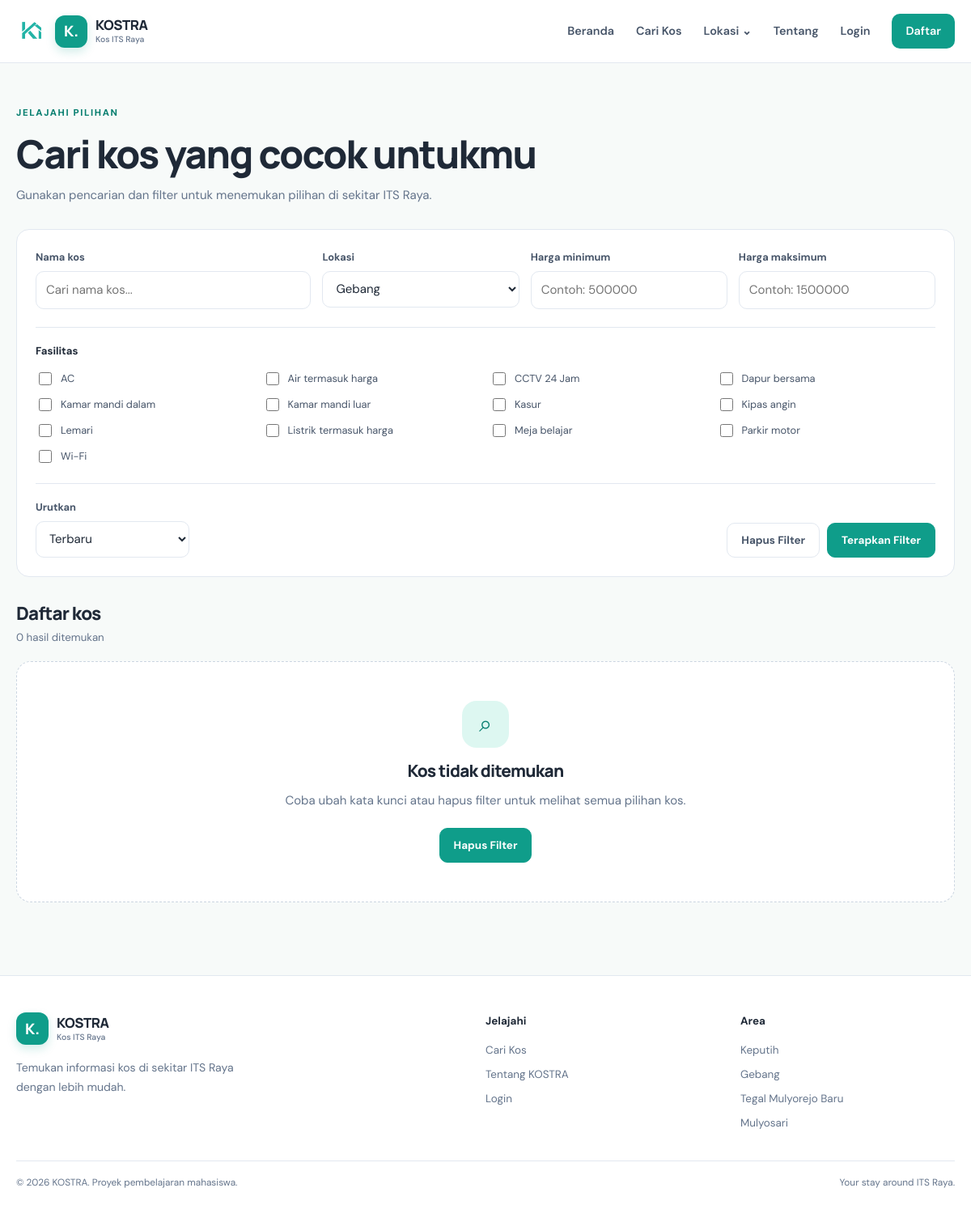
Page /kos.php?lokasi=2 on the committed database.
### tables this page shows
CREATE TABLE fasilitas (
  id INT UNSIGNED AUTO_INCREMENT PRIMARY KEY,
  nama_fasilitas VARCHAR(100) NOT NULL,
  status_aktif TINYINT(1) NOT NULL DEFAULT 1,
  created_at TIMESTAMP NOT NULL DEFAULT CURRENT_TIMESTAMP,
  INDEX idx_fasilitas_aktif (status_aktif)
);

### config/koneksi.php (called while the page is built, shortened)
<?php
function e($value): string { return htmlspecialchars((string)$value, ENT_QUOTES | ENT_SUBSTITUTE, 'UTF-8'); }
?>

### kos.php (the view, shortened to what this page needs)
<?php
require_once __DIR__ . '/config/koneksi.php';
$lokasiList = $pdo->query("SELECT id,nama_lokasi FROM lokasi WHERE status_aktif=1 ORDER BY nama_lokasi")->fetchAll();
$fasilitasList = $pdo->query("SELECT id,nama_fasilitas FROM fasilitas WHERE status_aktif=1 ORDER BY nama_fasilitas")->fetchAll();
$q = trim($_GET['q'] ?? '');
$lokasiId = filter_input(INPUT_GET, 'lokasi', FILTER_VALIDATE_INT) ?: 0;
$min = isset($_GET['min']) && $_GET['min'] !== '' ? max(0, (int)$_GET['min']) : null;
$max = isset($_GET['max']) && $_GET['max'] !== '' ? max(0, (int)$_GET['max']) : null;
$sort = $_GET['sort'] ?? 'terbaru';
$selectedFacilities = array_values(array_filter(array_map('intval', (array)($_GET['fasilitas'] ?? [])), fn($id) => $id > 0));
$where = ["k.status_aktif=1"]; $params = [];
if ($lokasiId > 0) { $where[] = "k.lokasi_id=?"; $params[] = $lokasiId; }
$order = match ($sort) { 'termurah' => 'k.harga ASC', 'termahal' => 'k.harga DESC', default => 'k.created_at DESC' };
$sql = "SELECT k.*, l.nama_lokasi, (SELECT f.path_file FROM foto_kos f WHERE f.kos_id=k.id ORDER BY f.is_utama DESC, f.id ASC LIMIT 1) AS foto FROM kos k JOIN lokasi l ON l.id=k.lokasi_id WHERE ".implode(' AND ', $where)." ORDER BY $order";
$stmt = $pdo->prepare($sql); $stmt->execute($params); $kosList = $stmt->fetchAll();
require __DIR__ . '/includes/header.php'; require __DIR__ . '/includes/navbar.php';
?>
<main class="page-main"><div class="container">
  <div class="page-intro"><span class="eyebrow">JELAJAHI PILIHAN</span><h1>Cari kos yang cocok untukmu</h1><p>Gunakan pencarian dan filter untuk menemukan pilihan di sekitar ITS Raya.</p></div>
  <form class="filter-panel" method="get" action="kos.php">
    <div class="filter-main"><label class="field"><span>Nama kos</span><input type="search" name="q" value="<?= e($q) ?>" placeholder="Cari nama kos..."></label>
      <label class="field"><span>Lokasi</span><select name="lokasi"><option value="">Semua lokasi</option><?php foreach ($lokasiList as $l): ?><option value="<?= (int)$l['id'] ?>" <?= $lokasiId===(int)$l['id']?'selected':'' ?>><?= e($l['nama_lokasi']) ?></option><?php endforeach; ?></select></label>
      <label class="field"><span>Harga minimum</span><input type="number" min="0" name="min" value="<?= $min !== null ? (int)$min : '' ?>" placeholder="Contoh: 500000"></label>
      <label class="field"><span>Harga maksimum</span><input type="number" min="0" name="max" value="<?= $max !== null ? (int)$max : '' ?>" placeholder="Contoh: 1500000"></label>
    </div>
    <div class="facility-filter"><strong>Fasilitas</strong><div class="check-grid"><?php foreach ($fasilitasList as $f): ?><label class="check-option"><input type="checkbox" name="fasilitas[]" value="<?= (int)$f['id'] ?>" <?= in_array((int)$f['id'],$selectedFacilities,true)?'checked':'' ?>><span><?= e($f['nama_fasilitas']) ?></span></label><?php endforeach; ?></div></div>
    <div class="filter-actions"><label class="field sort-field"><span>Urutkan</span><select name="sort"><option value="terbaru" <?= $sort==='terbaru'?'selected':'' ?>>Terbaru</option></select></label><div class="button-row"><a class="btn btn-outline" href="kos.php">Hapus Filter</a><button class="btn btn-primary" type="submit">Terapkan Filter</button></div></div>
  </form>
  <div class="results-heading"><div><h2>Daftar kos</h2><p><?= count($kosList) ?> hasil ditemukan</p></div></div>
  <?php if ($kosList): ?><div class="kos-grid"><?php foreach ($kosList as $item): ?><article class="kos-card"><a class="kos-photo" href="detail-kos.php?id=<?= (int)$item['id'] ?>"><?php if ($item['foto']): ?><img src="<?= e($item['foto']) ?>" alt="<?= e($item['nama_kos']) ?>"><?php else: ?><div class="photo-placeholder"><span>⌂</span><small>Foto kos belum tersedia</small></div><?php endif; ?><span class="status-badge <?= (int)$item['jumlah_kamar_tersedia']>0?'available':'full' ?>"><?= (int)$item['jumlah_kamar_tersedia']>0?'Tersedia':'Penuh' ?></span></a><div class="kos-card-body"><span class="location-label"><?= e($item['nama_lokasi']) ?></span><h3><a href="detail-kos.php?id=<?= (int)$item['id'] ?>"><?= e($item['nama_kos']) ?></a></h3><p class="price">Rp<?= number_format((float)$item['harga'],0,',','.') ?><small> / bulan</small></p><div class="card-meta"><span><?= (int)$item['jumlah_kamar_tersedia'] ?> kamar tersedia</span></div></div></article><?php endforeach; ?></div>
  <?php else: ?><div class="empty-state"><div class="empty-icon">⌕</div><h3>Kos tidak ditemukan</h3><p>Coba ubah kata kunci atau hapus filter untuk melihat semua pilihan kos.</p><a class="btn btn-primary" href="kos.php">Hapus Filter</a></div><?php endif; ?>
</div></main>
<?php require __DIR__ . '/includes/footer.php'; ?>

### assets/css/style.css (style rules this page uses)
:root { --teal:#0F9D8A;--teal-dark:#087F70;--teal-light:#DDF7F1;--bg:#F7FAF9;--white:#fff;--text:#1F2937;--muted:#64748B;--stroke:#E2E8F0;--error:#DC2626;--success:#15803D;--radius:14px;--shadow:0 12px 34px rgba(15,40,35,.07);--font:'DM Sans',Arial,sans-serif;--heading:'Manrope','DM Sans',sans-serif }
* { box-sizing:border-box }
html { scroll-behavior:smooth }
body { margin:0;background:var(--bg);color:var(--text);font-family:var(--font);font-size:15px;line-height:1.65 }
a { color:var(--teal-dark);text-decoration:none }
button,input,select,textarea { font:inherit }
button { cursor:pointer }
h1,h2,h3 { font-family:var(--heading);line-height:1.2;letter-spacing:-.035em;margin:0 0 12px }
h1 { font-size:clamp(2.2rem,5vw,3.7rem);font-weight:800 }
h2 { font-size:clamp(1.55rem,3vw,2.1rem);font-weight:750 }
h3 { font-size:1.12rem;font-weight:750 }
p { margin:0 0 14px;color:var(--muted) }
.container { width:min(1160px,calc(100% - 40px));margin-inline:auto }
.eyebrow { display:inline-block;color:var(--teal-dark);font-size:.72rem;font-weight:800;letter-spacing:.14em;margin-bottom:12px }
.empty-state { text-align:center;background:#fff;border:1px dashed #cbd5e1;border-radius:18px;padding:48px 24px;margin:12px 0 }
.empty-icon { display:grid;place-items:center;margin:0 auto 16px;width:58px;height:58px;border-radius:18px;background:var(--teal-light);color:var(--teal-dark);font-size:1.8rem }
.empty-state h3 { font-size:1.3rem }
.empty-state p { max-width:500px;margin:0 auto 22px }
.page-main { padding:48px 0 78px;min-height:60vh }
.page-intro { margin-bottom:30px }
.page-intro h1 { font-size:clamp(2rem,4vw,3rem);margin-bottom:10px }
.page-intro p { max-width:680px }
.filter-panel,.card-panel,.admin-panel { background:#fff;border:1px solid var(--stroke);border-radius:16px;padding:23px;margin-bottom:25px }
.filter-main { display:grid;grid-template-columns:1.4fr 1fr 1fr 1fr;gap:14px }
.field { display:flex;flex-direction:column;gap:7px;min-width:0 }
.field>span { font-size:.8rem;font-weight:700;color:#475569 }
.field input,.field select,.field textarea,.hero-search input { width:100%;min-height:45px;border:1px solid var(--stroke);border-radius:10px;background:#fff;color:var(--text);padding:10px 12px;outline:none;transition:border-color .2s,box-shadow .2s }
.facility-filter { margin-top:22px;padding-top:18px;border-top:1px solid var(--stroke) }
.facility-filter>strong { display:block;font-size:.82rem;margin-bottom:12px }
.check-grid { display:grid;grid-template-columns:repeat(4,minmax(0,1fr));gap:10px }
.check-option { display:flex;align-items:center;gap:8px;font-size:.8rem;color:#475569;min-width:0 }
.check-option input,.admin-toggles input,.admin-toggle input { accent-color:var(--teal);width:16px;height:16px;flex:0 0 auto }
.check-option span { overflow-wrap:anywhere }
.filter-actions { display:flex;justify-content:space-between;align-items:end;gap:20px;margin-top:22px;padding-top:18px;border-top:1px solid var(--stroke) }
.sort-field { width:190px }
.button-row { display:flex;gap:9px;align-items:center;flex-wrap:wrap }
.btn { display:inline-flex;align-items:center;justify-content:center;gap:8px;min-height:43px;padding:10px 17px;border:1px solid transparent;border-radius:10px;font-weight:700;font-size:.84rem;line-height:1.3;transition:background .2s,border-color .2s,transform .2s }
.btn-primary { background:var(--teal);color:#fff;border-color:var(--teal) }
.btn-outline { background:#fff;color:#475569;border-color:var(--stroke) }
.results-heading { display:flex;justify-content:space-between;align-items:end;margin:32px 0 18px }
.results-heading h2 { font-size:1.4rem;margin-bottom:5px }
.results-heading p { font-size:.83rem;margin:0 }

### rows in the picture
fasilitas: nama_fasilitas "AC"
fasilitas: nama_fasilitas "Air termasuk harga"
fasilitas: nama_fasilitas "CCTV 24 Jam"
fasilitas: nama_fasilitas "Dapur bersama"
fasilitas: nama_fasilitas "Kamar mandi dalam"
fasilitas: nama_fasilitas "Kamar mandi luar"
fasilitas: nama_fasilitas "Kasur"
fasilitas: nama_fasilitas "Kipas angin"
fasilitas: nama_fasilitas "Lemari"
fasilitas: nama_fasilitas "Listrik termasuk harga"
fasilitas: nama_fasilitas "Meja belajar"
fasilitas: nama_fasilitas "Parkir motor"
fasilitas: nama_fasilitas "Wi-Fi"

### other values in the picture
count($kosList) "0"
form field lokasi "Gebang"
